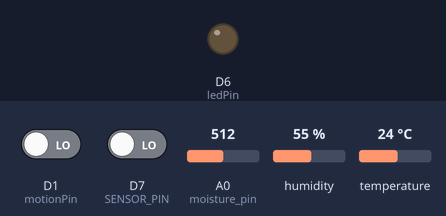
Recording of a sketch running on a simulated ESP8266 (NodeMCU). Shown: output pins drawn as LEDs (lit = HIGH). Inputs (shaded band) come from the test bench; at power-on: D1 (motionPin) LOW, D7 (SENSOR_PIN) LOW, A0 (moisture_pin) = 512, humidity 55 %, temperature 24 °C. WiFi joins after 1.5 s; servers stay silent unless stated; what the sketch prints to the serial monitor is not drawn.

Above: at 2.7 s.
2.8 s: D1 (motionPin) driven HIGH
At 3.8 s:
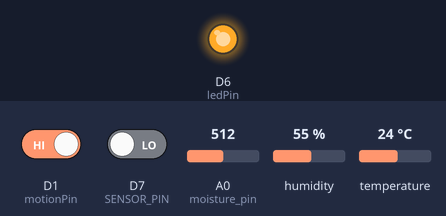
9.0 s: D1 (motionPin) driven LOW
At 10.3 s:
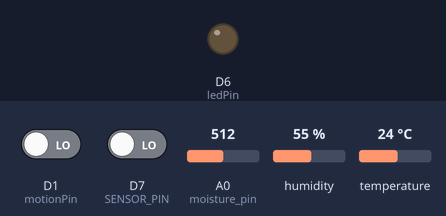
Timing chart, 0 to 12.0 s (numbered marks = the images above; inputs shaded):
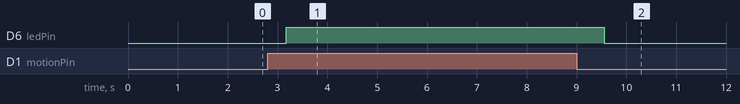

Measured:
- after the input at 2.8 s, D6 (ledPin): LOW → HIGH after 0.38 s
- after the input at 9.0 s, D6 (ledPin): HIGH → LOW after 0.56 s

The sketch:

Baby_monitoring_esp8266.ino
```cpp
#include <DHT.h>
#define DHTPIN D5
#define DHTTYPE DHT11
DHT dht(DHTPIN, DHTTYPE);

#define SENSOR_PIN D7     // Arduino pin connected to sound sensor's pin

int moisture_pin = A0;

const long eventTime_1_DHTPIN = 1000;
const long eventTime_2_SENSOR_PIN= 5000;
const long eventTime_3_moisture_pin= 1000;
const long eventTime_4_SENSOR_PIN= 5000;


unsigned long previousTime_1 = 0;
unsigned long previousTime_2 = 0;
unsigned long previousTime_3 = 0;
unsigned long previousTime_4 = 0;


int lastSoundState;     // the previous state of sound sensor
int currentSoundState;  // the current state of sound sensor

int sensor_data;

int ledPin = D6;                // choose the pin for the LED
int motionPin = D1;               // choose the input pin (for PIR sensor)
int pirState = LOW;             // we start, assuming no motion detected
int val = 0;                    // variable for reading the pin status

#include <Arduino.h>
#if defined(ESP32)
  #include <WiFi.h>
#elif defined(ESP8266)
  #include <ESP8266WiFi.h>
#endif
#include <Firebase_ESP_Client.h>

//Provide the token generation process info.
#include "addons/TokenHelper.h"
//Provide the RTDB payload printing info and other helper functions.
#include "addons/RTDBHelper.h"

// Insert your network credentials
#define WIFI_SSID "matthew"
#define WIFI_PASSWORD "123456789"

// Insert Firebase project API Key
#define API_KEY "AIzaSyAsHGVndFgrNGQ97v2teg_DzMXL2HFCVzs"

// Insert RTDB URLefine the RTDB URL */
#define DATABASE_URL "bantaybaby-ee224-default-rtdb.firebaseio.com/"

//Define Firebase Data object
FirebaseData fbdo;

FirebaseAuth auth;
FirebaseConfig config;

//unsigned long sendDataPrevMillis = 0;
//int count = 0;
bool signupOK = false;


void setup() {
  Serial.begin(9600);          // initialize serial
  dht.begin(); // FOR DHT11
  pinMode(SENSOR_PIN, INPUT);  // set arduino pin to input mode
  pinMode(moisture_pin, INPUT);

  pinMode(ledPin, OUTPUT);      // declare LED as output
  pinMode(motionPin, INPUT);     // declare sensor as input

  currentSoundState = digitalRead(SENSOR_PIN);

    // WIFI ONLY
  WiFi.begin(WIFI_SSID, WIFI_PASSWORD);
  Serial.print("Connecting to Wi-Fi");
  while (WiFi.status() != WL_CONNECTED){
    Serial.print(".");
    delay(300);
  }
  Serial.println();
  Serial.print("Connected with IP: ");
  Serial.println(WiFi.localIP());
  Serial.println();

    /* Assign the api key (required) */
  config.api_key = API_KEY;

  /* Assign the RTDB URL (required) */
  config.database_url = DATABASE_URL;

  /* Sign up */
  if (Firebase.signUp(&config, &auth, "", "")){
    Serial.println("ok");
    signupOK = true;
  }
  else{
    Serial.printf("%s\n", config.signer.signupError.message.c_str());
  }

  /* Assign the callback function for the long running token generation task */
  config.token_status_callback = tokenStatusCallback; //see addons/TokenHelper.h

  Firebase.begin(&config, &auth);
  Firebase.reconnectWiFi(true);
}

void loop() {
  unsigned long currentTime = millis();

  float humidity = dht.readHumidity();
  float temperature = dht.readTemperature();

  lastSoundState = currentSoundState;           // save the last state
  currentSoundState = digitalRead(SENSOR_PIN);  // read new state


 if (Firebase.ready() && signupOK ) {

  if(currentTime - previousTime_2 >= eventTime_2_SENSOR_PIN){
    if(currentSoundState == HIGH && lastSoundState == LOW){
      if(Firebase.RTDB.setInt(&fbdo, "SENSORS/sound", currentSoundState)){
        Serial.println("The sound has been detected");
        previousTime_2 = currentTime;
      }
      else{
        Serial.println("FAILED");
        Serial.println("REASON: " + fbdo.errorReason());
      }
    }
  }

  if(currentTime - previousTime_4 >= eventTime_4_SENSOR_PIN){
    if (Firebase.RTDB.setInt(&fbdo, "SENSORS/sound", 0)){
      Serial.println("The sound has been 0");
      previousTime_4 = currentTime;
    }
    else{
        Serial.println("FAILED");
        Serial.println("REASON: " + fbdo.errorReason());
    }
  }


  if(currentTime - previousTime_1 >= eventTime_1_DHTPIN){
    if(Firebase.RTDB.setFloat(&fbdo, "SENSORS/humidity",humidity) && Firebase.RTDB.setFloat(&fbdo, "SENSORS/temperature", temperature)){
    Serial.print("Humidity: ");
    Serial.print(humidity);
    Serial.print("% - Temperature: ");
    Serial.print(temperature);
    Serial.println("°C");
    previousTime_1 = currentTime;
    }
  else{
      Serial.println("FAILED");
      Serial.println("REASON: " + fbdo.errorReason());
    }
  }

  sensor_data = analogRead(moisture_pin);
  if (currentTime - previousTime_3 >= eventTime_3_moisture_pin){
    if(Firebase.RTDB.setInt(&fbdo, "SENSORS/moisture",sensor_data)){

      if (sensor_data < 100){
        Serial.println("WET");
      }
      else{
        Serial.println("DRY");
      }
        previousTime_3 = currentTime;
      }
  else{
    Serial.println("FAILED");
    Serial.println("REASON: " + fbdo.errorReason());
    }
  }


  val = digitalRead(motionPin);  // read input value
  if (Firebase.RTDB.setInt(&fbdo,"SENSORS/motion", val)){
      if (val == HIGH)	// check if the input is HIGH
  {
    digitalWrite(ledPin, HIGH);  // turn LED ON

    if (pirState == LOW)
	{
      Serial.println("Motion detected!");	// print on output change
      pirState = HIGH;
    }
  }
  else
  {
    digitalWrite(ledPin, LOW); // turn LED OFF

    if (pirState == HIGH)
	{
      Serial.println("Motion ended!");	// print on output change
      pirState = LOW;
  }
  }
  }
 }
}
```
